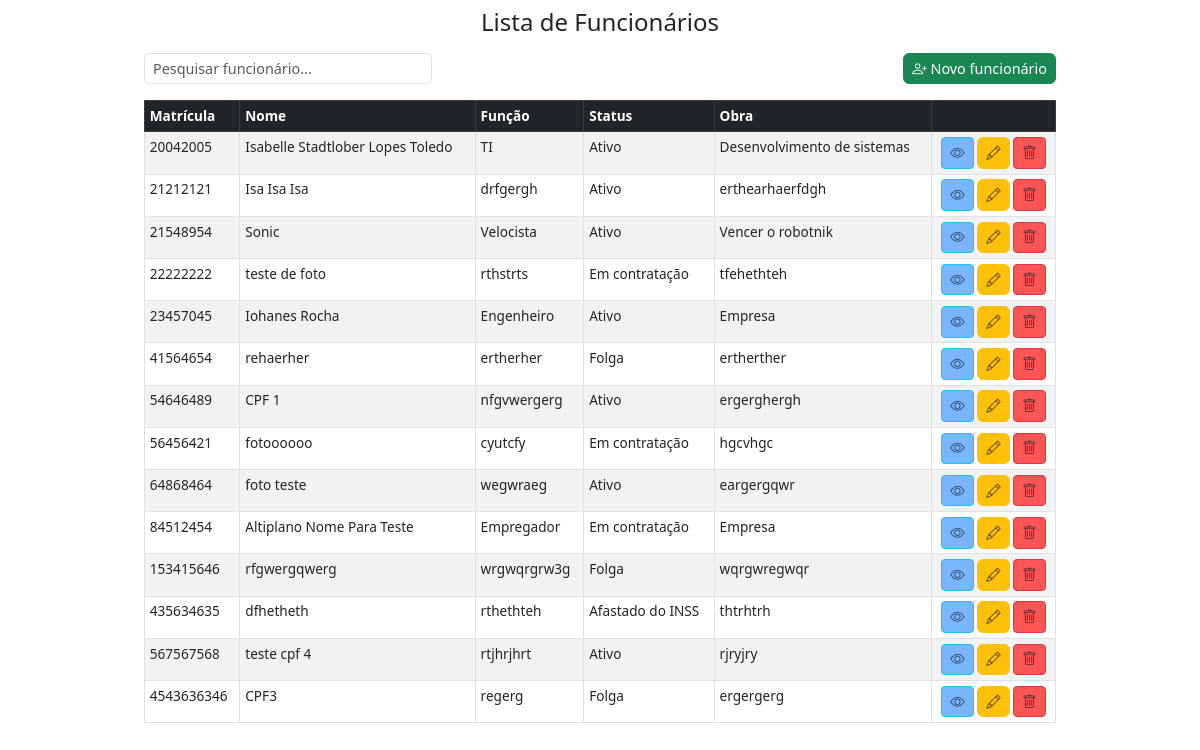
The app's page /listar/ with its own data.
### core/models.py (models this page shows, shortened)
class Funcionario(models.Model):
    matricula = models.IntegerField(primary_key=True)
    nome = models.CharField(max_length=100, default='')
    funcao = models.CharField( max_length=100, verbose_name="Função", default='')
    status = models.CharField(max_length=2, choices=STATUS_CHOICES, default='A')
    obra = models.CharField(max_length=150, default='')
    foto = models.ImageField(upload_to='fotos_funcionarios/', blank=True, null=True)
    cpf = models.CharField(max_length=14, blank=True, null=True)

### core/views.py (the view)
class ListFuncionario(ListView):
    template_name = 'index.html'
    model = Funcionario
    context_object_name = 'funcionarios'
    def get_context_data(self, **kwargs):
        context = super().get_context_data(**kwargs)
        if 'form' not in context:
            context['form'] = FuncionarioForm()
        return context

### core/forms.py (shortened to what this page needs)
class FuncionarioForm(forms.ModelForm):
    class Meta:
        model = Funcionario
        fields = '__all__'
        widgets = {
            'foto': forms.FileInput(),  # <--- isso remove o "Currently" e o link da imagem atual
        }
    def __init__(self, *args, **kwargs):
        super().__init__(*args, **kwargs)
        for field_name, field in self.fields.items():
            css_class = 'form-control'
            if self.errors.get(field_name):
                css_class += ' is-invalid'
            field.widget.attrs.update({'class': css_class})

### core/templates/index.html (shortened to what this page needs)
{% extends 'base.html' %}
{% block content %}
{% load static %}
<div class="container mt-3">
    <div class="container mt-3">
        <div class="row mb-3 align-items-center">
            <div class="col-md-4">
                <input id="searchInput" type="search" class="form-control" placeholder="Pesquisar funcionário...">
            </div>
            <div class="col-md-8 text-end">
                <button class="btn btn-success" data-bs-toggle="modal" data-bs-target="#funcionarioModal"
                    onclick="setCreateMode()">
                    <i class="bi bi-person-plus"></i> Novo funcionário
                </button>
            </div>
        </div>
        <table class="table table-bordered table-striped">
            <thead class="table-dark">
                <tr>
                    <th scope="col">Matrícula</th>
                    <th scope="col">Nome</th>
                    <th scope="col">Função</th>
                    <th scope="col">Status</th>
                    <th scope="col">Obra</th>
                    <th></th>
                </tr>
            </thead>
            <tbody>
                {% for funcionario in funcionarios %}
                <tr>
                    <td>{{ funcionario.matricula }}</td>
                    <td>{{ funcionario.nome }}</td>
                    <td>{{ funcionario.funcao }}</td>
                    <td>{{ funcionario.get_status_display }}</td>
                    <td>{{ funcionario.obra }}</td>
                    <td class="text-center">
                        <button type="button" class="btn btn-sm btn-info text-white" style="background-color: #78b7ff;"
                            data-bs-toggle="modal" data-bs-target="#viewModal{{ funcionario.matricula }}">
                            <i class="bi bi-eye text-muted"></i>
                        </button>
                        <button class="btn btn-warning text-white" data-bs-toggle="modal"
                            data-bs-target="#funcionarioModal" onclick="setUpdateMode(
                                '{{ funcionario.matricula }}',
                                '{{ funcionario.nome }}',
                                '{{ funcionario.funcao }}',
                                '{{ funcionario.status }}',
                                '{{ funcionario.obra }}',
                                '{{ funcionario.cpf }}',
                            )">
                            <i class="bi bi-pencil text-muted"></i>
                        </button>
                        <button type="button" class="btn btn-sm btn-danger text-white"
                            style="background-color: #ff5555;" data-bs-toggle="modal"
                            data-bs-target="#deleteModal{{ funcionario.matricula }}">
                            <i class="bi bi-trash text-muted"></i>
                        </button>
                    </td>
                </tr>
                {% empty %}
                <tr>
                    <td colspan="5" class="text-center">Nenhum funcionário cadastrado.</td>
                </tr>
                {% endfor %}
            </tbody>
        </table>
    </div>
        {% endblock %}

### templates/base.html (style rules this page uses)
body { font-size: 0.9rem; }
.form-control, .btn { padding: 0.25rem 0.5rem; font-size: 0.9rem; }
table th, table td { padding: 0.3rem !important; font-size: 0.85rem; }
.container { max-width: 960px; }

### records on screen
Funcionario: matricula "20042005", nome "Isabelle Stadtlober Lopes Toledo", funcao "TI", status "Ativo", obra "Desenvolvimento de sistemas"
Funcionario: matricula "21212121", nome "Isa Isa Isa", funcao "drfgergh", status "Ativo", obra "erthearhaerfdgh"
Funcionario: matricula "21548954", nome "Sonic", funcao "Velocista", status "Ativo", obra "Vencer o robotnik"
Funcionario: matricula "22222222", nome "teste de foto", funcao "rthstrts", status "Em contratação", obra "tfehethteh"
Funcionario: matricula "23457045", nome "Iohanes Rocha", funcao "Engenheiro", status "Ativo", obra "Empresa"
Funcionario: matricula "41564654", nome "rehaerher", funcao "ertherher", status "Folga", obra "ertherther"
Funcionario: matricula "54646489", nome "CPF 1", funcao "nfgvwergerg", status "Ativo", obra "ergerghergh"
Funcionario: matricula "56456421", nome "fotoooooo", funcao "cyutcfy", status "Em contratação", obra "hgcvhgc"
Funcionario: matricula "64868464", nome "foto teste", funcao "wegwraeg", status "Ativo", obra "eargergqwr"
Funcionario: matricula "84512454", nome "Altiplano Nome Para Teste", funcao "Empregador", status "Em contratação", obra "Empresa"
Funcionario: matricula "153415646", nome "rfgwergqwerg", funcao "wrgwqrgrw3g", status "Folga", obra "wqrgwregwqr"
Funcionario: matricula "435634635", nome "dfhetheth", funcao "rthethteh", status "Afastado do INSS", obra "thtrhtrh"
Funcionario: matricula "567567568", nome "teste cpf 4", funcao "rtjhrjhrt", status "Ativo", obra "rjryjry"
Funcionario: matricula "4543636346", nome "CPF3", funcao "regerg", status "Folga", obra "ergergerg"
